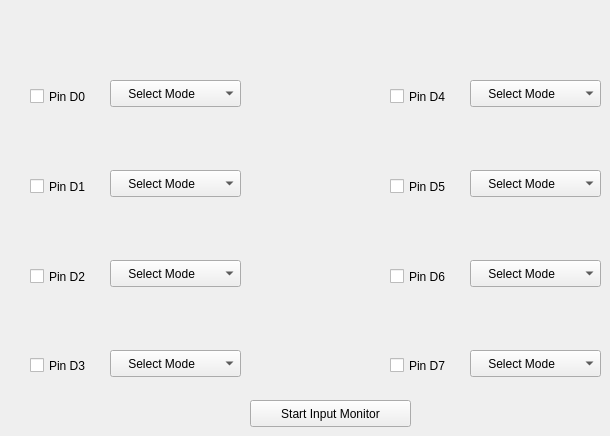
    <widget class="QWidget" name="tab_GPIO">
     <attribute name="title">
      <string>  GPIO  </string>
     </attribute>
     <widget class="QCheckBox" name="checkBox_d0">
      <property name="geometry">
       <rect>
        <x>30</x>
        <y>81</y>
        <width>71</width>
        <height>31</height>
       </rect>
      </property>
      <property name="text">
       <string>Pin D0</string>
      </property>
     </widget>
     <widget class="QComboBox" name="comboBox_d0">
      <property name="geometry">
       <rect>
        <x>110</x>
        <y>80</y>
        <width>131</width>
        <height>27</height>
       </rect>
      </property>
      <item>
       <property name="text">
        <string>    Select Mode</string>
       </property>
      </item>
      <item>
       <property name="text">
        <string>    Output</string>
       </property>
      </item>
      <item>
       <property name="text">
        <string>    Input</string>
       </property>
      </item>
     </widget>
     <widget class="QCheckBox" name="checkBox_d1">
      <property name="geometry">
       <rect>
        <x>30</x>
        <y>171</y>
        <width>71</width>
        <height>31</height>
       </rect>
      </property>
      <property name="text">
       <string>Pin D1</string>
      </property>
     </widget>
     <widget class="QComboBox" name="comboBox_d1">
      <property name="geometry">
       <rect>
        <x>110</x>
        <y>170</y>
        <width>131</width>
        <height>27</height>
       </rect>
      </property>
      <item>
       <property name="text">
        <string>    Select Mode</string>
       </property>
      </item>
      <item>
       <property name="text">
        <string>    Output</string>
       </property>
      </item>
      <item>
       <property name="text">
        <string>    Input</string>
       </property>
      </item>
     </widget>
     <widget class="QCheckBox" name="checkBox_d2">
      <property name="geometry">
       <rect>
        <x>30</x>
        <y>261</y>
        <width>71</width>
        <height>31</height>
       </rect>
      </property>
      <property name="text">
       <string>Pin D2</string>
      </property>
     </widget>
     <widget class="QComboBox" name="comboBox_d2">
      <property name="geometry">
       <rect>
        <x>110</x>
        <y>260</y>
        <width>131</width>
        <height>27</height>
       </rect>
      </property>
      <item>
       <property name="text">
        <string>    Select Mode</string>
       </property>
      </item>
      <item>
       <property name="text">
        <string>    Output</string>
       </property>
      </item>
      <item>
       <property name="text">
        <string>    Input</string>
       </property>
      </item>
     </widget>
     <widget class="QComboBox" name="comboBox_d3">
      <property name="geometry">
       <rect>
        <x>110</x>
        <y>350</y>
        <width>131</width>
        <height>27</height>
       </rect>
      </property>
      <item>
       <property name="text">
        <string>    Select Mode</string>
       </property>
      </item>
      <item>
       <property name="text">
        <string>    Output</string>
       </property>
      </item>
      <item>
       <property name="text">
        <string>    Input</string>
       </property>
      </item>
     </widget>
     <widget class="QCheckBox" name="checkBox_d3">
      <property name="geometry">
       <rect>
        <x>30</x>
        <y>350</y>
        <width>71</width>
        <height>31</height>
       </rect>
      </property>
      <property name="text">
       <string>Pin D3</string>
      </property>
     </widget>
     <widget class="QComboBox" name="comboBox_d5">
      <property name="geometry">
       <rect>
        <x>470</x>
        <y>170</y>
        <width>131</width>
        <height>27</height>
       </rect>
      </property>
      <item>
       <property name="text">
        <string>    Select Mode</string>
       </property>
      </item>
      <item>
       <property name="text">
        <string>    Output</string>
       </property>
      </item>
      <item>
       <property name="text">
        <string>    Input</string>
       </property>
      </item>
     </widget>
     <widget class="QComboBox" name="comboBox_d7">
      <property name="geometry">
       <rect>
        <x>470</x>
        <y>350</y>
        <width>131</width>
        <height>27</height>
       </rect>
      </property>
      <item>
       <property name="text">
        <string>    Select Mode</string>
       </property>
      </item>
      <item>
       <property name="text">
        <string>    Input</string>
       </property>
      </item>
      <item>
       <property name="text">
        <string>    Output</string>
       </property>
      </item>
     </widget>
     <widget class="QCheckBox" name="checkBox_d4">
      <property name="geometry">
       <rect>
        <x>390</x>
        <y>81</y>
        <width>71</width>
        <height>31</height>
       </rect>
      </property>
      <property name="text">
       <string>Pin D4</string>
      </property>
     </widget>
     <widget class="QCheckBox" name="checkBox_d6">
      <property name="geometry">
       <rect>
        <x>390</x>
        <y>261</y>
        <width>71</width>
        <height>31</height>
       </rect>
      </property>
      <property name="text">
       <string>Pin D6</string>
      </property>
     </widget>
     <widget class="QComboBox" name="comboBox_d4">
      <property name="geometry">
       <rect>
        <x>470</x>
        <y>80</y>
        <width>131</width>
        <height>27</height>
       </rect>
      </property>
      <item>
       <property name="text">
        <string>    Select Mode</string>
       </property>
      </item>
      <item>
       <property name="text">
        <string>    Output</string>
       </property>
      </item>
      <item>
       <property name="text">
        <string>    Input</string>
       </property>
      </item>
     </widget>
     <widget class="QCheckBox" name="checkBox_d5">
      <property name="geometry">
       <rect>
        <x>390</x>
        <y>171</y>
        <width>71</width>
        <height>31</height>
       </rect>
      </property>
      <property name="text">
       <string>Pin D5</string>
      </property>
     </widget>
     <widget class="QCheckBox" name="checkBox_d7">
      <property name="geometry">
       <rect>
        <x>390</x>
        <y>350</y>
        <width>71</width>
        <height>31</height>
       </rect>
      </property>
      <property name="text">
       <string>Pin D7</string>
      </property>
     </widget>
     <widget class="QComboBox" name="comboBox_d6">
      <property name="geometry">
       <rect>
        <x>470</x>
        <y>260</y>
        <width>131</width>
        <height>27</height>
       </rect>
      </property>
      <item>
       <property name="text">
        <string>    Select Mode</string>
       </property>
      </item>
      <item>
       <property name="text">
        <string>    Output</string>
       </property>
      </item>
      <item>
       <property name="text">
        <string>    Input</string>
       </property>
      </item>
     </widget>
     <widget class="QPushButton" name="InputMonitorButton">
      <property name="geometry">
       <rect>
        <x>250</x>
        <y>400</y>
        <width>161</width>
        <height>27</height>
       </rect>
      </property>
      <property name="text">
       <string>Start Input Monitor</string>
      </property>
     </widget>
    </widget>
